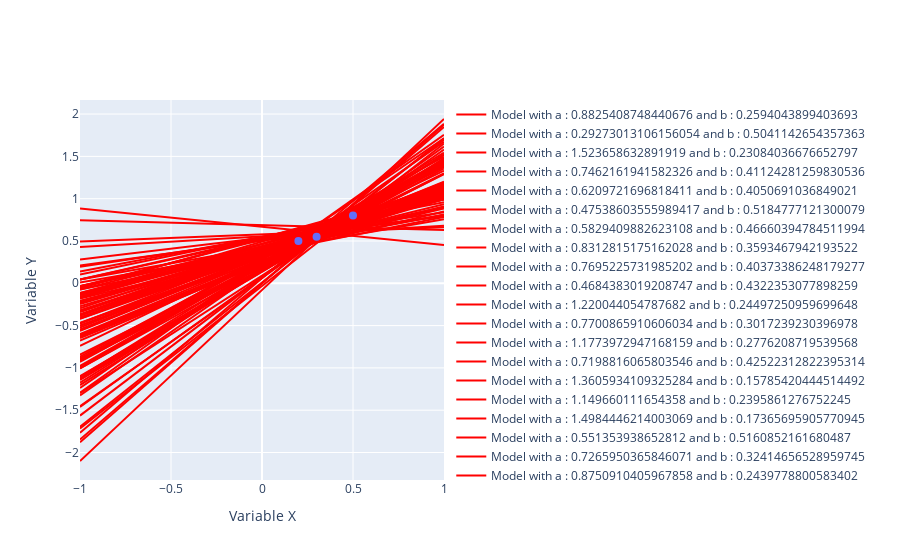

Notebook cell for this chart:
### Code cell
configure_plotly_browser_state()
sigma = 0.1
tau   = 1.

X = np.array([[1.,0.2],[1.,0.3],[1.,0.5]])
y = np.array([[0.5],[0.55],[0.8]])

V0winv = 1./tau**2*np.eye(2)
Vnw = sigma**2*np.linalg.inv(sigma**2*V0winv+X.transpose() @ X)
muNw = Vnw @ (V0winv @ np.array([[0],[0]]))+1/sigma**2*(Vnw @ X.transpose() @ y)

data = []
Nsamples=100
for i in range(0,Nsamples):
    b,a=np.random.multivariate_normal(muNw.flatten(), Vnw)
    trace = Scatter(
        x=np.linspace(-1,1,50),
        y=a*np.linspace(-1,1,50)+b,
        mode='lines',
        line=dict(width=2,color='red'),
        name=f"Model with a : {a} and b : {b}",
    )
    data.append(trace)

trace = Scatter(
  x=np.array([0.2,0.3,0.5]),
  y=np.array([0.5,0.55,0.8]),
  mode='markers',
  marker=dict(size=8),
  name=f"Observations",
  )
data.append(trace)
fig = dict(data=data, layout={})
fig['layout']['xaxis'] = dict(title='Variable X')
fig['layout']['yaxis'] = dict(title='Variable Y')

iplot(fig)
